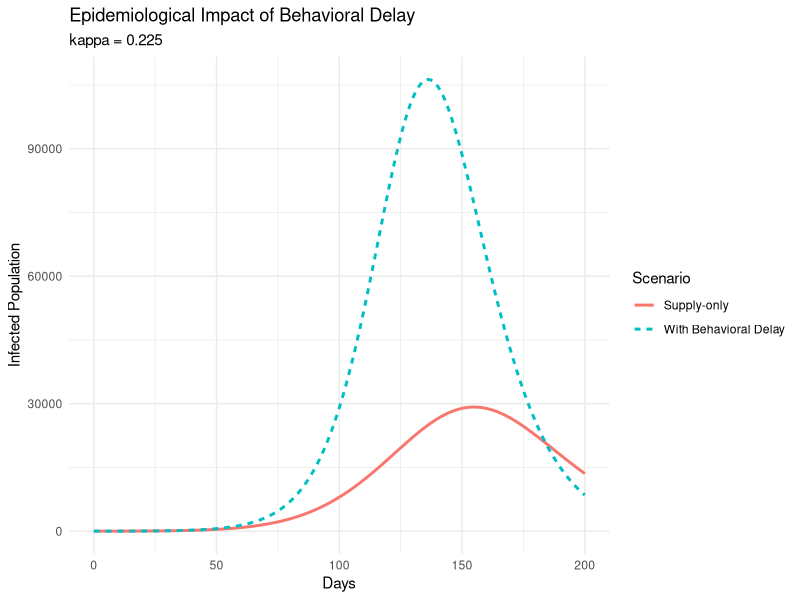

R code for this plot:
library(deSolve)
library(ggplot2)

# --- Parameters ---
N <- 1000000
beta <- 0.3
sigma <- 1/5.2
gamma <- 1/10

# Behavioral Parameters (Locked from JMP)
kappa <- 0.225
alpha <- 0.005

# Policy Parameters
v_cap <- 0.005
delay <- 1.0
incentive <- 0

# --- SEIR Equations ---
seir_model <- function(t, state, parameters) {
  with(as.list(c(state, parameters)), {
    # Endogenized Uptake Probability
    utility <- alpha * incentive - kappa * delay
    p_uptake <- exp(utility) / (1 + exp(utility))
    
    # Effective vaccination rate
    v_eff <- v_cap * p_uptake
    
    dS <- -beta * S * I / N - v_eff * S
    dE <- beta * S * I / N - sigma * E
    dI <- sigma * E - gamma * I
    dR <- gamma * I
    dV <- v_eff * S
    
    list(c(dS, dE, dI, dR, dV))
  })
}

# --- Initial Conditions ---
initial_state <- c(S = N - 10, E = 0, I = 10, R = 0, V = 0)
times <- seq(0, 200, by = 1)

# --- Scenario 1: Supply-only (P = 1) ---
params_no_delay <- list(beta = beta, sigma = sigma, gamma = gamma, v_cap = v_cap, 
                        alpha = alpha, incentive = 1000, kappa = 0, delay = 0)
out_no_delay <- as.data.frame(ode(y = initial_state, times = times, func = seir_model, parms = params_no_delay))

# --- Scenario 2: With Behavioral Delay (kappa = 0.225) ---
params_with_delay <- list(beta = beta, sigma = sigma, gamma = gamma, v_cap = v_cap, 
                          alpha = alpha, incentive = 0, kappa = kappa, delay = delay)
out_with_delay <- as.data.frame(ode(y = initial_state, times = times, func = seir_model, parms = params_with_delay))

# --- Visualization ---
out_no_delay$Scenario <- "Supply-only"
out_with_delay$Scenario <- "With Behavioral Delay"
combined <- rbind(out_no_delay, out_with_delay)

ggplot(combined, aes(x = time, y = I, color = Scenario, linetype = Scenario)) +
  geom_line(size = 1) +
  labs(title = "Epidemiological Impact of Behavioral Delay",
       subtitle = paste("kappa =", kappa),
       x = "Days", y = "Infected Population") +
  theme_minimal()
